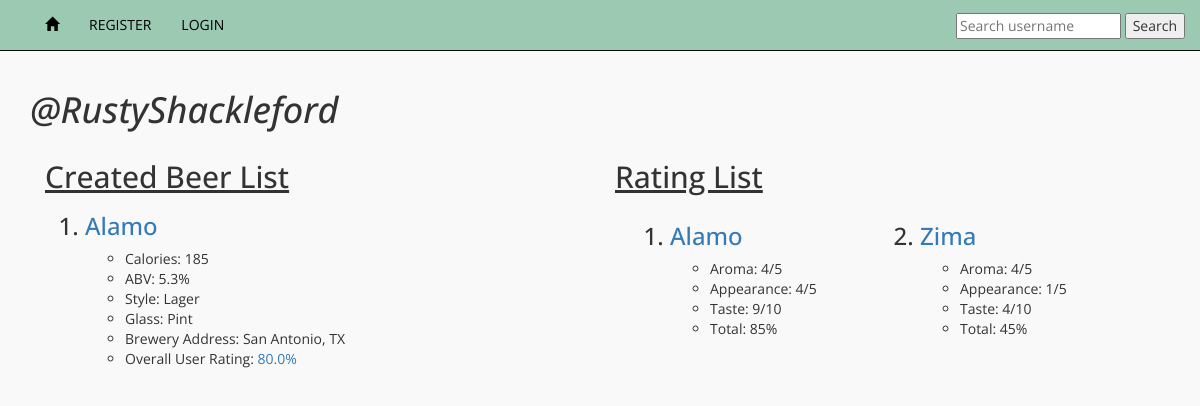
Before: /mybeerapp/by/RustyShackleford/ with the older database file.
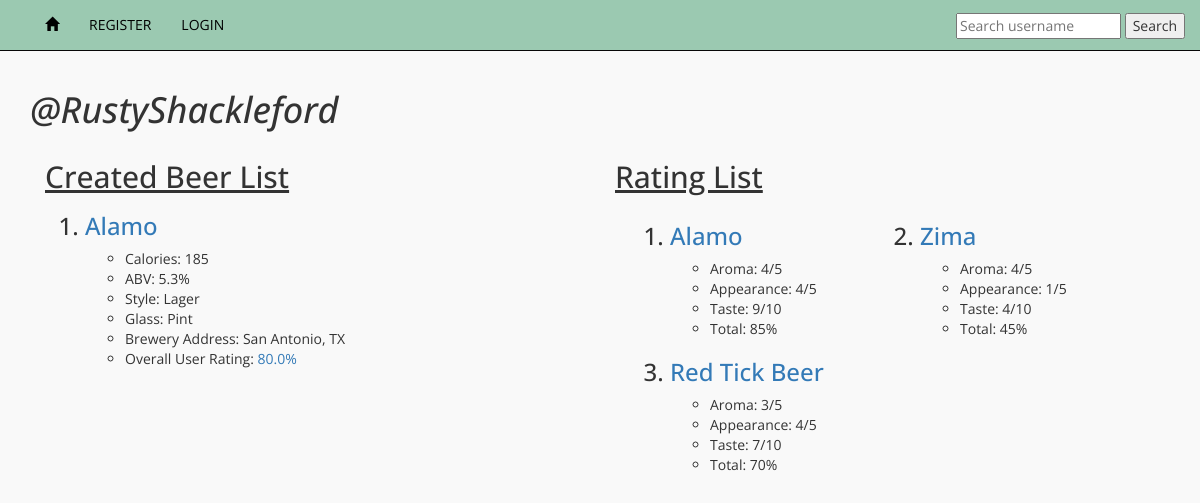
After: the same page with the newer database file.
### mybeerapp/models.py (models this page shows, shortened)
class Beer(models.Model):
    user=models.ForeignKey(User, related_name='beers', default=1)
    name=models.CharField(max_length=256)
    slug=models.SlugField(allow_unicode=True, default='')
    calories=models.PositiveIntegerField()
    abv=models.DecimalField(max_digits=3, decimal_places=1, error_messages=
    {'max_whole_digits': 'Number must be from 0.0 - 99.9, one decimal place max',
    'max_decimal_places': 'Number must be from 0.0 - 99.9, one decimal place max',
    'max_digits': 'Number must be from 0.0 - 99.9, one decimal place max',
    'max_value': 'Number must be from 0.0 - 99.9, one decimal place max',
    'min_value': 'Number must be from 0.0 - 99.9, one decimal place max',
    })
    style=models.CharField(default="It's a beer", max_length=256)
    location=models.CharField(max_length=256)
    created_at = models.DateTimeField(default=timezone.now)
    glass=models.ForeignKey(Glass, related_name='beers', default=1)
    def _get_total_average(self):
        count=self.ratings.count()
        total=0
        for rating in self.ratings.all():
            total=total+rating.average
        if count==0:
            count=1
        return round((total/count),2)
    total_average = property(_get_total_average)
    def _get_slug_name(self):
        return slugify(self.name)
    slug_name = property(_get_slug_name)
    class Meta:
        ordering = ["name"]

class Glass(models.Model):
    name=models.CharField(max_length=256)
    def __str__(self):
        return self.name
    class Meta:
        verbose_name_plural = "glasses"

class Rating(models.Model):
    five_choices=(
        (1,'1/5'),
        (2,'2/5'),
        (3,'3/5'),
        (4,'4/5'),
        (5,'5/5'),
    )
    ten_choices=(
        (1,'1/10'),
        (2,'2/10'),
        (3,'3/10'),
        (4,'4/10'),
        (5,'5/10'),
        (6,'6/10'),
        (7,'7/10'),
        (8,'8/10'),
        (9,'9/10'),
        (10,'10/10'),
    )
    user=models.ForeignKey(User, related_name='user_ratings', default=1)
    beer=models.ForeignKey(Beer, related_name='ratings')
    aroma=models.PositiveIntegerField(choices=five_choices)
    appearance=models.PositiveIntegerField(choices=five_choices)
    taste=models.PositiveIntegerField(choices=ten_choices) #taste is weighted
    def _get_average(self):
        return round(((self.aroma + self.appearance + self.taste)/20)*100)
    average = property(_get_average)

### mybeerapp/views.py (the view)
# urls.py: url(r'^by/(?P<username>[-\w]+)/$', views.user_beerlist, name='user_beerlist'),
def user_beerlist(request,username):
    try:
        beer_user = get_object_or_404(User, username=username)
    except User.DoesNotExist:
        raise Http404
    else:
        user_beers = beer_user.beers.all()
        user_ratings = beer_user.user_ratings.all()
    return render(request, 'mybeerapp/user_beerlist.html', {'beer_user':beer_user, 'user_beers':user_beers, 'user_ratings':user_ratings})

### mybeerapp/templates/mybeerapp/user_beerlist.html (shortened to what this page needs)
{% extends 'base.html' %}
{% block content %}
  <div class="beer_css">
    <h1><em>@{{beer_user}}</em></h1>
    <div class="col-xs-6">
      <h2><u>Created Beer List</u></h2>
      <ol>
        {% for beer in user_beers %}
          <h3><li><a href="{% url 'mybeerapp:beer_details' slug=beer.slug %}">{{beer.name}}</a></li></h3>
          <ul>
            <li>Calories: {{beer.calories}}</li>
            <li>ABV: {{beer.abv}}%</li>
            <li>Style: {{beer.style}}</li>
            <li>Glass: {{beer.glass}}</li>
            <li>Brewery Address: {{beer.location}}</li>
            {% if beer.ratings.count %}
              <li>Overall User Rating: <a href="{% url 'mybeerapp:rating_details' slug=beer.slug %}">{{beer.total_average}}%</a></li>
            {% endif %}
          </ul>
        {% endfor %}
      </ol>
    </div>
    <div class="col-xs-6">
      <h2><u>Rating List</u></h2>
      <ol>
        {% for rating in user_ratings %}
          <div class="col-xs-6">
            <h3><li><a href="{% url 'mybeerapp:beer_details' slug=rating.beer.slug %}">{{rating.beer.name}}</a></li></h3>
            <ul>
              <li>Aroma: {{rating.aroma}}/5</li>
              <li>Appearance: {{rating.appearance}}/5</li>
              <li>Taste: {{rating.taste}}/10</li>
              <li>Total: {{rating.average}}%</li>
            </ul>
        </div>
        {% endfor %}
      </ol>
    </div>
  </div>
{% endblock %}

Changed rows visible on the page:
added Rating: beer.name "Red Tick Beer", aroma "3", appearance "4", taste "7", average "70"
